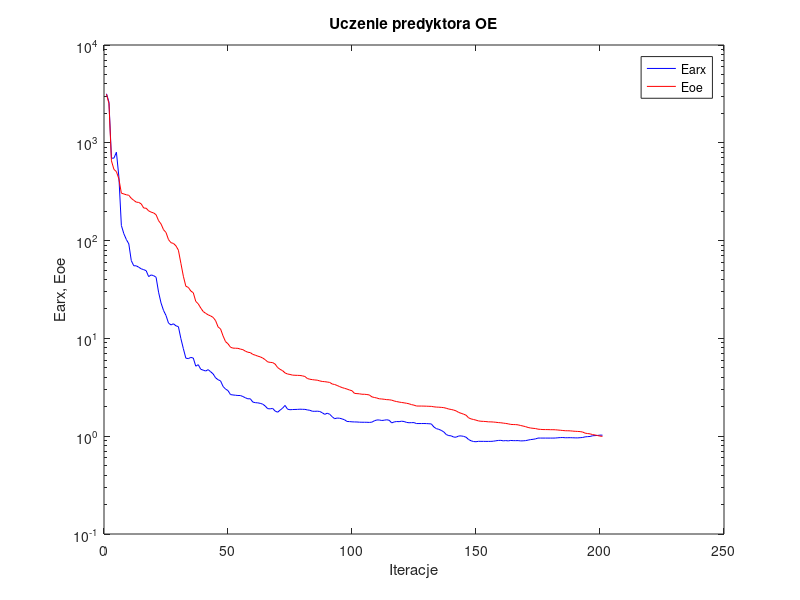
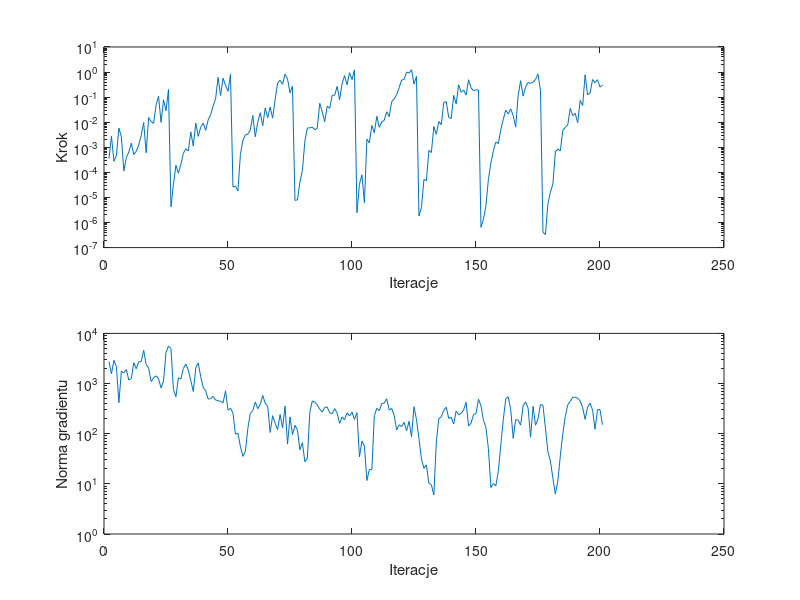

Source code (MATLAB) for these figures, in order:
%uczenie predyktora oe
clear all;
n=0; farx(n+1)=3.173970e+003; foe(n+1)=3.138980e+003; wspucz(n+1)=0.000000e+000; ng(n+1)=0.000000e+000;
%odnowa zmiennej metryki
n=1; farx(n+1)=2.603615e+003; foe(n+1)=2.521838e+003; krok(n+1)=3.551278e-004; ng(n+1)=2.731325e+003;
n=2; farx(n+1)=6.963423e+002; foe(n+1)=6.539734e+002; krok(n+1)=2.742688e-003; ng(n+1)=1.569249e+003;
n=3; farx(n+1)=6.968934e+002; foe(n+1)=5.349559e+002; krok(n+1)=2.779644e-004; ng(n+1)=2.904226e+003;
n=4; farx(n+1)=8.010019e+002; foe(n+1)=5.074497e+002; krok(n+1)=4.674935e-004; ng(n+1)=2.190318e+003;
n=5; farx(n+1)=4.486889e+002; foe(n+1)=4.276146e+002; krok(n+1)=5.829556e-003; ng(n+1)=4.156792e+002;
n=6; farx(n+1)=1.429463e+002; foe(n+1)=3.054911e+002; krok(n+1)=2.604174e-003; ng(n+1)=1.748602e+003;
n=7; farx(n+1)=1.175669e+002; foe(n+1)=2.998160e+002; krok(n+1)=1.133097e-004; ng(n+1)=1.633788e+003;
n=8; farx(n+1)=1.027322e+002; foe(n+1)=2.941898e+002; krok(n+1)=3.831728e-004; ng(n+1)=1.895794e+003;
n=9; farx(n+1)=9.259992e+001; foe(n+1)=2.905978e+002; krok(n+1)=6.459813e-004; ng(n+1)=1.177285e+003;
n=10; farx(n+1)=6.245960e+001; foe(n+1)=2.706403e+002; krok(n+1)=1.457389e-003; ng(n+1)=1.250024e+003;
n=11; farx(n+1)=5.528156e+001; foe(n+1)=2.580773e+002; krok(n+1)=5.188110e-004; ng(n+1)=2.602465e+003;
n=12; farx(n+1)=5.525405e+001; foe(n+1)=2.474195e+002; krok(n+1)=6.935224e-004; ng(n+1)=1.980104e+003;
n=13; farx(n+1)=5.343582e+001; foe(n+1)=2.456591e+002; krok(n+1)=1.238384e-003; ng(n+1)=2.717625e+003;
n=14; farx(n+1)=5.147310e+001; foe(n+1)=2.375736e+002; krok(n+1)=2.947309e-003; ng(n+1)=2.724462e+003;
n=15; farx(n+1)=5.047029e+001; foe(n+1)=2.154871e+002; krok(n+1)=9.659422e-003; ng(n+1)=4.619476e+003;
n=16; farx(n+1)=4.925829e+001; foe(n+1)=2.142311e+002; krok(n+1)=6.052069e-004; ng(n+1)=2.388740e+003;
n=17; farx(n+1)=4.283304e+001; foe(n+1)=2.012841e+002; krok(n+1)=1.547817e-002; ng(n+1)=2.020605e+003;
n=18; farx(n+1)=4.457914e+001; foe(n+1)=1.955656e+002; krok(n+1)=1.064021e-002; ng(n+1)=1.100390e+003;
n=19; farx(n+1)=4.381348e+001; foe(n+1)=1.919221e+002; krok(n+1)=8.996953e-003; ng(n+1)=1.296435e+003;
n=20; farx(n+1)=4.221869e+001; foe(n+1)=1.838655e+002; krok(n+1)=4.785778e-002; ng(n+1)=1.425696e+003;
n=21; farx(n+1)=2.970173e+001; foe(n+1)=1.599654e+002; krok(n+1)=1.088038e-001; ng(n+1)=1.247022e+003;
n=22; farx(n+1)=2.301077e+001; foe(n+1)=1.479580e+002; krok(n+1)=9.832841e-003; ng(n+1)=8.157073e+002;
n=23; farx(n+1)=1.931447e+001; foe(n+1)=1.293097e+002; krok(n+1)=7.847506e-002; ng(n+1)=1.114897e+003;
n=24; farx(n+1)=1.714543e+001; foe(n+1)=1.210970e+002; krok(n+1)=2.858001e-002; ng(n+1)=4.200928e+003;
n=25; farx(n+1)=1.436618e+001; foe(n+1)=1.024637e+002; krok(n+1)=2.022243e-001; ng(n+1)=5.584288e+003;
%odnowa zmiennej metryki
n=26; farx(n+1)=1.373125e+001; foe(n+1)=9.520513e+001; krok(n+1)=4.166622e-006; ng(n+1)=4.976183e+003;
n=27; farx(n+1)=1.410800e+001; foe(n+1)=9.355993e+001; krok(n+1)=3.351833e-005; ng(n+1)=7.598809e+002;
n=28; farx(n+1)=1.345769e+001; foe(n+1)=8.852425e+001; krok(n+1)=1.912147e-004; ng(n+1)=5.457983e+002;
n=29; farx(n+1)=1.318314e+001; foe(n+1)=7.977148e+001; krok(n+1)=9.138703e-005; ng(n+1)=1.309718e+003;
n=30; farx(n+1)=9.963702e+000; foe(n+1)=5.863105e+001; krok(n+1)=2.121443e-004; ng(n+1)=1.231764e+003;
n=31; farx(n+1)=7.849970e+000; foe(n+1)=4.320462e+001; krok(n+1)=5.775566e-004; ng(n+1)=1.998886e+003;
n=32; farx(n+1)=6.278905e+000; foe(n+1)=3.414696e+001; krok(n+1)=8.689037e-004; ng(n+1)=2.449640e+003;
n=33; farx(n+1)=6.215936e+000; foe(n+1)=3.323619e+001; krok(n+1)=7.123994e-004; ng(n+1)=1.842450e+003;
n=34; farx(n+1)=6.392498e+000; foe(n+1)=3.053955e+001; krok(n+1)=4.126056e-003; ng(n+1)=1.148718e+003;
n=35; farx(n+1)=6.297909e+000; foe(n+1)=2.929796e+001; krok(n+1)=1.119612e-003; ng(n+1)=6.965776e+002;
n=36; farx(n+1)=5.200373e+000; foe(n+1)=2.389662e+001; krok(n+1)=9.272034e-003; ng(n+1)=2.052097e+003;
n=37; farx(n+1)=5.386231e+000; foe(n+1)=2.256131e+001; krok(n+1)=2.716773e-003; ng(n+1)=2.579373e+003;
n=38; farx(n+1)=4.839009e+000; foe(n+1)=2.047205e+001; krok(n+1)=6.353015e-003; ng(n+1)=1.361850e+003;
n=39; farx(n+1)=4.735544e+000; foe(n+1)=1.882917e+001; krok(n+1)=9.195867e-003; ng(n+1)=8.431803e+002;
n=40; farx(n+1)=4.641319e+000; foe(n+1)=1.804520e+001; krok(n+1)=4.704763e-003; ng(n+1)=7.174288e+002;
n=41; farx(n+1)=4.791696e+000; foe(n+1)=1.742292e+001; krok(n+1)=1.243357e-002; ng(n+1)=4.900342e+002;
n=42; farx(n+1)=4.561535e+000; foe(n+1)=1.696738e+001; krok(n+1)=1.970594e-002; ng(n+1)=4.997422e+002;
n=43; farx(n+1)=4.335401e+000; foe(n+1)=1.640621e+001; krok(n+1)=4.382471e-002; ng(n+1)=5.587597e+002;
n=44; farx(n+1)=3.950593e+000; foe(n+1)=1.517997e+001; krok(n+1)=8.610785e-002; ng(n+1)=4.683758e+002;
n=45; farx(n+1)=3.780334e+000; foe(n+1)=1.310519e+001; krok(n+1)=6.212565e-001; ng(n+1)=4.591897e+002;
n=46; farx(n+1)=3.677228e+000; foe(n+1)=1.248899e+001; krok(n+1)=1.150668e-001; ng(n+1)=4.394764e+002;
n=47; farx(n+1)=3.229280e+000; foe(n+1)=1.061339e+001; krok(n+1)=5.695627e-001; ng(n+1)=4.117920e+002;
n=48; farx(n+1)=3.035427e+000; foe(n+1)=9.274633e+000; krok(n+1)=2.930544e-001; ng(n+1)=7.157465e+002;
n=49; farx(n+1)=2.924904e+000; foe(n+1)=8.812642e+000; krok(n+1)=1.714306e-001; ng(n+1)=2.934912e+002;
n=50; farx(n+1)=2.664062e+000; foe(n+1)=8.123904e+000; krok(n+1)=8.088973e-001; ng(n+1)=3.232455e+002;
%odnowa zmiennej metryki
n=51; farx(n+1)=2.640684e+000; foe(n+1)=7.955863e+000; krok(n+1)=2.605170e-005; ng(n+1)=2.553445e+002;
n=52; farx(n+1)=2.624275e+000; foe(n+1)=7.935024e+000; krok(n+1)=2.832743e-005; ng(n+1)=9.811092e+001;
n=53; farx(n+1)=2.607304e+000; foe(n+1)=7.915028e+000; krok(n+1)=1.806265e-005; ng(n+1)=1.028362e+002;
n=54; farx(n+1)=2.606420e+000; foe(n+1)=7.772900e+000; krok(n+1)=5.188110e-004; ng(n+1)=5.515622e+001;
n=55; farx(n+1)=2.544265e+000; foe(n+1)=7.674182e+000; krok(n+1)=1.846469e-003; ng(n+1)=3.527760e+001;
n=56; farx(n+1)=2.472646e+000; foe(n+1)=7.406405e+000; krok(n+1)=3.159755e-003; ng(n+1)=4.427236e+001;
n=57; farx(n+1)=2.411834e+000; foe(n+1)=7.220061e+000; krok(n+1)=3.334617e-003; ng(n+1)=1.280471e+002;
n=58; farx(n+1)=2.414345e+000; foe(n+1)=7.155503e+000; krok(n+1)=4.853566e-003; ng(n+1)=2.563524e+002;
n=59; farx(n+1)=2.234307e+000; foe(n+1)=6.864976e+000; krok(n+1)=1.859840e-002; ng(n+1)=2.892564e+002;
n=60; farx(n+1)=2.202322e+000; foe(n+1)=6.740071e+000; krok(n+1)=2.636366e-003; ng(n+1)=4.285642e+002;
n=61; farx(n+1)=2.193475e+000; foe(n+1)=6.586406e+000; krok(n+1)=9.907442e-003; ng(n+1)=3.154748e+002;
n=62; farx(n+1)=2.166912e+000; foe(n+1)=6.478218e+000; krok(n+1)=2.378798e-002; ng(n+1)=3.852455e+002;
n=63; farx(n+1)=2.127339e+000; foe(n+1)=6.296133e+000; krok(n+1)=7.152527e-003; ng(n+1)=5.799108e+002;
n=64; farx(n+1)=2.035640e+000; foe(n+1)=6.058766e+000; krok(n+1)=3.688951e-002; ng(n+1)=4.052836e+002;
n=65; farx(n+1)=1.912890e+000; foe(n+1)=5.751743e+000; krok(n+1)=1.501192e-002; ng(n+1)=3.541450e+002;
n=66; farx(n+1)=1.904264e+000; foe(n+1)=5.687657e+000; krok(n+1)=4.050274e-002; ng(n+1)=1.062825e+002;
n=67; farx(n+1)=1.923669e+000; foe(n+1)=5.659762e+000; krok(n+1)=1.450364e-002; ng(n+1)=2.283962e+002;
n=68; farx(n+1)=1.809405e+000; foe(n+1)=5.461787e+000; krok(n+1)=8.155575e-002; ng(n+1)=1.623218e+002;
n=69; farx(n+1)=1.759578e+000; foe(n+1)=5.041087e+000; krok(n+1)=3.693268e-001; ng(n+1)=1.203039e+002;
n=70; farx(n+1)=1.846520e+000; foe(n+1)=4.825791e+000; krok(n+1)=4.681360e-001; ng(n+1)=2.420937e+002;
n=71; farx(n+1)=1.933069e+000; foe(n+1)=4.681434e+000; krok(n+1)=3.240219e-001; ng(n+1)=1.302554e+002;
n=72; farx(n+1)=2.064488e+000; foe(n+1)=4.437847e+000; krok(n+1)=8.256204e-001; ng(n+1)=3.565921e+002;
n=73; farx(n+1)=1.888758e+000; foe(n+1)=4.326307e+000; krok(n+1)=5.317968e-001; ng(n+1)=6.193751e+001;
n=74; farx(n+1)=1.865075e+000; foe(n+1)=4.279996e+000; krok(n+1)=1.495694e-001; ng(n+1)=2.158722e+002;
n=75; farx(n+1)=1.873265e+000; foe(n+1)=4.213175e+000; krok(n+1)=2.767539e-001; ng(n+1)=9.590131e+001;
%odnowa zmiennej metryki
n=76; farx(n+1)=1.877052e+000; foe(n+1)=4.197934e+000; krok(n+1)=7.632581e-006; ng(n+1)=1.473852e+002;
n=77; farx(n+1)=1.880259e+000; foe(n+1)=4.189890e+000; krok(n+1)=7.975059e-006; ng(n+1)=1.178874e+002;
n=78; farx(n+1)=1.889043e+000; foe(n+1)=4.180052e+000; krok(n+1)=4.095955e-005; ng(n+1)=4.790145e+001;
n=79; farx(n+1)=1.883600e+000; foe(n+1)=4.141799e+000; krok(n+1)=1.198093e-004; ng(n+1)=6.597833e+001;
n=80; farx(n+1)=1.881420e+000; foe(n+1)=4.079114e+000; krok(n+1)=1.772228e-003; ng(n+1)=2.757610e+001;
n=81; farx(n+1)=1.857188e+000; foe(n+1)=3.889450e+000; krok(n+1)=5.906887e-003; ng(n+1)=3.244845e+001;
n=82; farx(n+1)=1.840780e+000; foe(n+1)=3.823339e+000; krok(n+1)=5.967206e-003; ng(n+1)=2.710083e+002;
n=83; farx(n+1)=1.800129e+000; foe(n+1)=3.788344e+000; krok(n+1)=6.425309e-003; ng(n+1)=4.502000e+002;
n=84; farx(n+1)=1.796906e+000; foe(n+1)=3.758971e+000; krok(n+1)=5.000456e-003; ng(n+1)=4.270677e+002;
n=85; farx(n+1)=1.802386e+000; foe(n+1)=3.739859e+000; krok(n+1)=5.967206e-003; ng(n+1)=3.763866e+002;
n=86; farx(n+1)=1.789992e+000; foe(n+1)=3.675413e+000; krok(n+1)=5.680644e-002; ng(n+1)=3.065966e+002;
n=87; farx(n+1)=1.737055e+000; foe(n+1)=3.629648e+000; krok(n+1)=2.571418e-002; ng(n+1)=2.709333e+002;
n=88; farx(n+1)=1.672533e+000; foe(n+1)=3.611083e+000; krok(n+1)=1.042882e-002; ng(n+1)=3.356529e+002;
n=89; farx(n+1)=1.718358e+000; foe(n+1)=3.581034e+000; krok(n+1)=4.312599e-002; ng(n+1)=3.406007e+002;
n=90; farx(n+1)=1.676491e+000; foe(n+1)=3.548096e+000; krok(n+1)=3.586741e-002; ng(n+1)=2.614305e+002;
n=91; farx(n+1)=1.582727e+000; foe(n+1)=3.419685e+000; krok(n+1)=1.160291e-001; ng(n+1)=2.502319e+002;
n=92; farx(n+1)=1.509254e+000; foe(n+1)=3.377481e+000; krok(n+1)=1.209148e-001; ng(n+1)=3.181717e+002;
n=93; farx(n+1)=1.533645e+000; foe(n+1)=3.302246e+000; krok(n+1)=2.681247e-001; ng(n+1)=2.577671e+002;
n=94; farx(n+1)=1.526516e+000; foe(n+1)=3.215678e+000; krok(n+1)=7.866273e-002; ng(n+1)=1.604602e+002;
n=95; farx(n+1)=1.502863e+000; foe(n+1)=3.142188e+000; krok(n+1)=3.435737e-001; ng(n+1)=2.149298e+002;
n=96; farx(n+1)=1.471213e+000; foe(n+1)=3.086602e+000; krok(n+1)=7.214488e-001; ng(n+1)=1.885988e+002;
n=97; farx(n+1)=1.415504e+000; foe(n+1)=3.032670e+000; krok(n+1)=3.114411e-001; ng(n+1)=2.609980e+002;
n=98; farx(n+1)=1.410535e+000; foe(n+1)=2.967293e+000; krok(n+1)=9.429061e-001; ng(n+1)=2.259896e+002;
n=99; farx(n+1)=1.402628e+000; foe(n+1)=2.916971e+000; krok(n+1)=5.002089e-001; ng(n+1)=2.700001e+002;
n=100; farx(n+1)=1.399154e+000; foe(n+1)=2.742068e+000; krok(n+1)=1.230345e+000; ng(n+1)=1.927055e+002;
%odnowa zmiennej metryki
n=101; farx(n+1)=1.397320e+000; foe(n+1)=2.725592e+000; krok(n+1)=2.472091e-006; ng(n+1)=2.640510e+002;
n=102; farx(n+1)=1.391244e+000; foe(n+1)=2.713326e+000; krok(n+1)=3.369455e-005; ng(n+1)=3.455207e+001;
n=103; farx(n+1)=1.388834e+000; foe(n+1)=2.685424e+000; krok(n+1)=7.980756e-005; ng(n+1)=7.129446e+001;
n=104; farx(n+1)=1.388538e+000; foe(n+1)=2.683845e+000; krok(n+1)=6.157404e-006; ng(n+1)=5.654291e+001;
n=105; farx(n+1)=1.387767e+000; foe(n+1)=2.667581e+000; krok(n+1)=2.120860e-003; ng(n+1)=1.164233e+001;
n=106; farx(n+1)=1.383842e+000; foe(n+1)=2.640054e+000; krok(n+1)=1.491801e-003; ng(n+1)=1.939502e+001;
n=107; farx(n+1)=1.391702e+000; foe(n+1)=2.525909e+000; krok(n+1)=7.431661e-003; ng(n+1)=1.906910e+001;
n=108; farx(n+1)=1.436328e+000; foe(n+1)=2.489094e+000; krok(n+1)=3.816075e-003; ng(n+1)=2.287754e+002;
n=109; farx(n+1)=1.465701e+000; foe(n+1)=2.458019e+000; krok(n+1)=1.725161e-002; ng(n+1)=3.206847e+002;
n=110; farx(n+1)=1.464910e+000; foe(n+1)=2.411970e+000; krok(n+1)=6.227174e-003; ng(n+1)=2.872221e+002;
n=111; farx(n+1)=1.448058e+000; foe(n+1)=2.401933e+000; krok(n+1)=1.025657e-002; ng(n+1)=4.027096e+002;
n=112; farx(n+1)=1.457583e+000; foe(n+1)=2.385284e+000; krok(n+1)=1.189189e-002; ng(n+1)=4.054677e+002;
n=113; farx(n+1)=1.472577e+000; foe(n+1)=2.364851e+000; krok(n+1)=2.629130e-002; ng(n+1)=4.975569e+002;
n=114; farx(n+1)=1.454980e+000; foe(n+1)=2.358530e+000; krok(n+1)=1.661484e-002; ng(n+1)=2.962269e+002;
n=115; farx(n+1)=1.368672e+000; foe(n+1)=2.336584e+000; krok(n+1)=6.554666e-002; ng(n+1)=3.205838e+002;
n=116; farx(n+1)=1.399095e+000; foe(n+1)=2.291599e+000; krok(n+1)=8.512166e-002; ng(n+1)=2.319156e+002;
n=117; farx(n+1)=1.412368e+000; foe(n+1)=2.260354e+000; krok(n+1)=1.241227e-001; ng(n+1)=1.195462e+002;
n=118; farx(n+1)=1.408567e+000; foe(n+1)=2.234119e+000; krok(n+1)=2.393567e-001; ng(n+1)=1.506414e+002;
n=119; farx(n+1)=1.423954e+000; foe(n+1)=2.212332e+000; krok(n+1)=4.819709e-001; ng(n+1)=1.384469e+002;
n=120; farx(n+1)=1.412709e+000; foe(n+1)=2.193971e+000; krok(n+1)=5.030381e-001; ng(n+1)=1.679323e+002;
n=121; farx(n+1)=1.384203e+000; foe(n+1)=2.171235e+000; krok(n+1)=1.002692e+000; ng(n+1)=1.145394e+002;
n=122; farx(n+1)=1.372203e+000; foe(n+1)=2.144526e+000; krok(n+1)=9.180501e-001; ng(n+1)=1.768459e+002;
n=123; farx(n+1)=1.375826e+000; foe(n+1)=2.103359e+000; krok(n+1)=1.236644e+000; ng(n+1)=8.678630e+001;
n=124; farx(n+1)=1.376850e+000; foe(n+1)=2.076898e+000; krok(n+1)=3.337224e-001; ng(n+1)=3.445718e+002;
n=125; farx(n+1)=1.347182e+000; foe(n+1)=2.035648e+000; krok(n+1)=6.710813e-001; ng(n+1)=1.913615e+002;
%odnowa zmiennej metryki
n=126; farx(n+1)=1.347023e+000; foe(n+1)=2.034108e+000; krok(n+1)=1.839785e-006; ng(n+1)=8.033717e+001;
n=127; farx(n+1)=1.347206e+000; foe(n+1)=2.033587e+000; krok(n+1)=3.970043e-006; ng(n+1)=3.124329e+001;
n=128; farx(n+1)=1.348130e+000; foe(n+1)=2.031013e+000; krok(n+1)=5.219632e-005; ng(n+1)=2.041257e+001;
n=129; farx(n+1)=1.345738e+000; foe(n+1)=2.027274e+000; krok(n+1)=4.621295e-005; ng(n+1)=2.392143e+001;
n=130; farx(n+1)=1.341341e+000; foe(n+1)=2.022070e+000; krok(n+1)=7.559922e-004; ng(n+1)=1.022982e+001;
n=131; farx(n+1)=1.334354e+000; foe(n+1)=2.018414e+000; krok(n+1)=6.196678e-004; ng(n+1)=9.628137e+000;
n=132; farx(n+1)=1.243132e+000; foe(n+1)=1.998073e+000; krok(n+1)=6.757425e-003; ng(n+1)=5.994289e+000;
n=133; farx(n+1)=1.195286e+000; foe(n+1)=1.985030e+000; krok(n+1)=3.272561e-003; ng(n+1)=6.883359e+001;
n=134; farx(n+1)=1.175283e+000; foe(n+1)=1.979822e+000; krok(n+1)=1.069268e-002; ng(n+1)=2.000997e+002;
n=135; farx(n+1)=1.146858e+000; foe(n+1)=1.971507e+000; krok(n+1)=8.017859e-003; ng(n+1)=2.167552e+002;
n=136; farx(n+1)=1.106731e+000; foe(n+1)=1.959134e+000; krok(n+1)=6.189726e-002; ng(n+1)=2.930210e+002;
n=137; farx(n+1)=1.040453e+000; foe(n+1)=1.930919e+000; krok(n+1)=6.640781e-002; ng(n+1)=3.375429e+002;
n=138; farx(n+1)=1.014544e+000; foe(n+1)=1.895860e+000; krok(n+1)=1.534343e-002; ng(n+1)=2.010146e+002;
n=139; farx(n+1)=1.008778e+000; foe(n+1)=1.877063e+000; krok(n+1)=1.406421e-002; ng(n+1)=2.137732e+002;
n=140; farx(n+1)=9.797387e-001; foe(n+1)=1.849580e+000; krok(n+1)=1.178633e-001; ng(n+1)=1.560069e+002;
n=141; farx(n+1)=9.773778e-001; foe(n+1)=1.814405e+000; krok(n+1)=5.401650e-002; ng(n+1)=2.850475e+002;
n=142; farx(n+1)=1.004767e+000; foe(n+1)=1.750839e+000; krok(n+1)=3.118032e-001; ng(n+1)=2.374690e+002;
n=143; farx(n+1)=1.007241e+000; foe(n+1)=1.715170e+000; krok(n+1)=1.552637e-001; ng(n+1)=2.541062e+002;
n=144; farx(n+1)=9.963954e-001; foe(n+1)=1.679962e+000; krok(n+1)=1.931257e-001; ng(n+1)=2.981093e+002;
n=145; farx(n+1)=9.761625e-001; foe(n+1)=1.638608e+000; krok(n+1)=1.204927e-001; ng(n+1)=4.237659e+002;
n=146; farx(n+1)=9.252486e-001; foe(n+1)=1.541818e+000; krok(n+1)=4.953016e-001; ng(n+1)=1.417845e+002;
n=147; farx(n+1)=8.978495e-001; foe(n+1)=1.503022e+000; krok(n+1)=2.317569e-001; ng(n+1)=1.618493e+002;
n=148; farx(n+1)=8.823203e-001; foe(n+1)=1.481701e+000; krok(n+1)=1.802050e-001; ng(n+1)=2.407770e+002;
n=149; farx(n+1)=8.779684e-001; foe(n+1)=1.459605e+000; krok(n+1)=1.961845e-001; ng(n+1)=2.499270e+002;
n=150; farx(n+1)=8.865922e-001; foe(n+1)=1.433395e+000; krok(n+1)=1.928435e-001; ng(n+1)=4.854870e+002;
%odnowa zmiennej metryki
n=151; farx(n+1)=8.858561e-001; foe(n+1)=1.422085e+000; krok(n+1)=6.432245e-007; ng(n+1)=3.616826e+002;
n=152; farx(n+1)=8.856664e-001; foe(n+1)=1.418040e+000; krok(n+1)=1.353096e-006; ng(n+1)=1.845940e+002;
n=153; farx(n+1)=8.848783e-001; foe(n+1)=1.411966e+000; krok(n+1)=4.716515e-006; ng(n+1)=1.334819e+002;
n=154; farx(n+1)=8.850789e-001; foe(n+1)=1.402289e+000; krok(n+1)=5.162212e-005; ng(n+1)=5.036985e+001;
n=155; farx(n+1)=8.855960e-001; foe(n+1)=1.401281e+000; krok(n+1)=2.386632e-004; ng(n+1)=8.450453e+000;
n=156; farx(n+1)=8.889968e-001; foe(n+1)=1.396312e+000; krok(n+1)=7.240164e-004; ng(n+1)=1.011632e+001;
n=157; farx(n+1)=8.976458e-001; foe(n+1)=1.388136e+000; krok(n+1)=1.632192e-003; ng(n+1)=9.173504e+000;
n=158; farx(n+1)=9.049789e-001; foe(n+1)=1.378099e+000; krok(n+1)=1.387045e-003; ng(n+1)=1.786662e+001;
n=159; farx(n+1)=9.071803e-001; foe(n+1)=1.372102e+000; krok(n+1)=5.036156e-003; ng(n+1)=5.941914e+001;
n=160; farx(n+1)=8.964943e-001; foe(n+1)=1.360863e+000; krok(n+1)=1.305321e-002; ng(n+1)=1.897401e+002;
n=161; farx(n+1)=9.020385e-001; foe(n+1)=1.350758e+000; krok(n+1)=3.034235e-002; ng(n+1)=4.962541e+002;
n=162; farx(n+1)=8.955362e-001; foe(n+1)=1.337593e+000; krok(n+1)=2.118041e-002; ng(n+1)=5.455131e+002;
n=163; farx(n+1)=9.048481e-001; foe(n+1)=1.320432e+000; krok(n+1)=3.387226e-002; ng(n+1)=2.991462e+002;
n=164; farx(n+1)=9.008884e-001; foe(n+1)=1.316094e+000; krok(n+1)=1.835014e-002; ng(n+1)=8.068130e+001;
n=165; farx(n+1)=9.007166e-001; foe(n+1)=1.313954e+000; krok(n+1)=6.353015e-003; ng(n+1)=1.903601e+002;
n=166; farx(n+1)=9.017277e-001; foe(n+1)=1.305973e+000; krok(n+1)=1.174729e-001; ng(n+1)=1.859796e+002;
n=167; farx(n+1)=8.954308e-001; foe(n+1)=1.286118e+000; krok(n+1)=4.536385e-001; ng(n+1)=1.481112e+002;
n=168; farx(n+1)=8.969253e-001; foe(n+1)=1.270194e+000; krok(n+1)=1.096481e-001; ng(n+1)=3.640317e+002;
n=169; farx(n+1)=9.012716e-001; foe(n+1)=1.251682e+000; krok(n+1)=2.561578e-001; ng(n+1)=4.295915e+002;
n=170; farx(n+1)=9.122200e-001; foe(n+1)=1.228107e+000; krok(n+1)=3.838379e-001; ng(n+1)=3.252411e+002;
n=171; farx(n+1)=9.232701e-001; foe(n+1)=1.212827e+000; krok(n+1)=3.556863e-001; ng(n+1)=8.516580e+001;
n=172; farx(n+1)=9.293884e-001; foe(n+1)=1.204386e+000; krok(n+1)=3.923690e-001; ng(n+1)=3.490727e+002;
n=173; farx(n+1)=9.390007e-001; foe(n+1)=1.197137e+000; krok(n+1)=5.107206e-001; ng(n+1)=1.476602e+002;
n=174; farx(n+1)=9.571792e-001; foe(n+1)=1.180353e+000; krok(n+1)=8.221024e-001; ng(n+1)=1.985676e+002;
n=175; farx(n+1)=9.569968e-001; foe(n+1)=1.174397e+000; krok(n+1)=1.855710e-001; ng(n+1)=3.832086e+002;
%odnowa zmiennej metryki
n=176; farx(n+1)=9.568502e-001; foe(n+1)=1.169529e+000; krok(n+1)=4.071682e-007; ng(n+1)=3.670524e+002;
n=177; farx(n+1)=9.568456e-001; foe(n+1)=1.168970e+000; krok(n+1)=3.341279e-007; ng(n+1)=1.283231e+002;
n=178; farx(n+1)=9.567485e-001; foe(n+1)=1.168083e+000; krok(n+1)=5.626291e-006; ng(n+1)=4.351758e+001;
n=179; farx(n+1)=9.566777e-001; foe(n+1)=1.165849e+000; krok(n+1)=1.625776e-005; ng(n+1)=2.859619e+001;
n=180; farx(n+1)=9.566745e-001; foe(n+1)=1.165526e+000; krok(n+1)=3.392764e-005; ng(n+1)=1.297200e+001;
n=181; farx(n+1)=9.579791e-001; foe(n+1)=1.163347e+000; krok(n+1)=6.467102e-004; ng(n+1)=6.260526e+000;
n=182; farx(n+1)=9.635547e-001; foe(n+1)=1.156850e+000; krok(n+1)=8.605590e-004; ng(n+1)=1.127921e+001;
n=183; farx(n+1)=9.677883e-001; foe(n+1)=1.150980e+000; krok(n+1)=7.240164e-004; ng(n+1)=3.640530e+001;
n=184; farx(n+1)=9.694536e-001; foe(n+1)=1.143815e+000; krok(n+1)=4.727372e-003; ng(n+1)=9.861967e+001;
n=185; farx(n+1)=9.640670e-001; foe(n+1)=1.137505e+000; krok(n+1)=6.193383e-003; ng(n+1)=2.225757e+002;
n=186; farx(n+1)=9.649730e-001; foe(n+1)=1.136613e+000; krok(n+1)=7.835038e-003; ng(n+1)=3.790502e+002;
n=187; farx(n+1)=9.659045e-001; foe(n+1)=1.134275e+000; krok(n+1)=3.557944e-002; ng(n+1)=4.420176e+002;
n=188; farx(n+1)=9.639553e-001; foe(n+1)=1.127617e+000; krok(n+1)=1.825465e-002; ng(n+1)=5.333801e+002;
n=189; farx(n+1)=9.615781e-001; foe(n+1)=1.122419e+000; krok(n+1)=2.265123e-002; ng(n+1)=5.343523e+002;
n=190; farx(n+1)=9.611357e-001; foe(n+1)=1.119064e+000; krok(n+1)=9.524551e-003; ng(n+1)=5.126582e+002;
n=191; farx(n+1)=9.656343e-001; foe(n+1)=1.114609e+000; krok(n+1)=7.413078e-002; ng(n+1)=4.494654e+002;
n=192; farx(n+1)=9.707978e-001; foe(n+1)=1.102586e+000; krok(n+1)=4.614317e-002; ng(n+1)=3.337883e+002;
n=193; farx(n+1)=9.842364e-001; foe(n+1)=1.074537e+000; krok(n+1)=7.763546e-001; ng(n+1)=1.932631e+002;
n=194; farx(n+1)=9.901868e-001; foe(n+1)=1.064683e+000; krok(n+1)=1.225752e-001; ng(n+1)=3.386499e+002;
n=195; farx(n+1)=9.933002e-001; foe(n+1)=1.056665e+000; krok(n+1)=1.468011e-001; ng(n+1)=4.054688e+002;
n=196; farx(n+1)=1.011137e+000; foe(n+1)=1.038922e+000; krok(n+1)=5.041216e-001; ng(n+1)=2.961237e+002;
n=197; farx(n+1)=1.014494e+000; foe(n+1)=1.029405e+000; krok(n+1)=3.739988e-001; ng(n+1)=1.224574e+002;
n=198; farx(n+1)=1.018379e+000; foe(n+1)=1.016066e+000; krok(n+1)=4.953016e-001; ng(n+1)=3.024530e+002;
n=199; farx(n+1)=1.025967e+000; foe(n+1)=1.002313e+000; krok(n+1)=2.507999e-001; ng(n+1)=3.019152e+002;
n=200; farx(n+1)=1.024619e+000; foe(n+1)=9.966681e-001; krok(n+1)=3.047347e-001; ng(n+1)=1.510294e+002;

figure; semilogy(farx,'b'); hold on; semilogy(foe,'r'); xlabel('Iteracje'); ylabel('Earx, Eoe'); legend('Earx','Eoe'); title('Uczenie predyktora OE');
figure; subplot(2,1,1); semilogy(krok); xlabel('Iteracje'); ylabel('Krok');
subplot(2,1,2); semilogy(ng); xlabel('Iteracje'); ylabel('Norma gradientu');
Earx=farx(n+1)
Eoe=foe(n+1)
